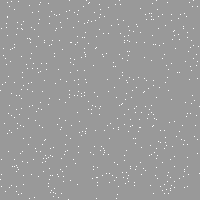
Frame 1 (no input)
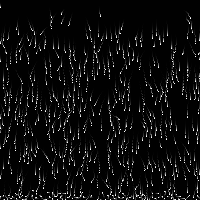
Frame 60 (the mouse pressed at the canvas centre just before this capture)
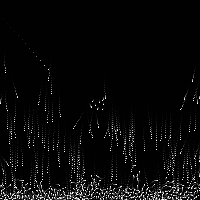
Frame 120 (the mouse held since frame 60 and released just before this capture)

The Processing sketch that drew these frames (run headless with seeded random() and noise(); from frame 60 on, the mouse is pressed at the canvas centre):

// Processing sketch: processing_17163
// ── processing_17163.pde

/* OpenProcessing Tweak of *@*http://www.openprocessing.org/sketch/17163*@* */
/* !do not delete the line above, required for linking your tweak if you upload again */
class particle{
  PVector x;
  PVector v;
  PVector f;
  particle(){
    x = new PVector(random(0,width),random(0,height));
    v = new PVector();
    f = new PVector();
  }
  void update(){
    v.add(f);
    f = new PVector(0,0.02);
    x.add(v);
  }
}
ArrayList particles;
float diam = 5;
float suck = 1.2;
float k = 0.1;
float c = 0.01;
void setup(){
  size(200,200);
  fill(0,64);
  noStroke();
  particles = new ArrayList();
  for(int i=0;i<600;i++){
    particles.add(new particle());
  }
}
void draw(){
  if(frameCount%30==0){println(frameRate);}
//  background(0);
  rect(0,0,width,height);
  for(int i=1;i<particles.size();i++){
    particle A = (particle) particles.get(i);
    for(int j=0;j<i;j++){
      particle B = (particle) particles.get(j);
      PVector dx = PVector.sub(B.x,A.x);
      if(abs(dx.x)<diam*suck){
        if(abs(dx.y)<diam*suck){
          if(dx.mag()<diam*suck){
            float restore = (diam - dx.mag())*k;
            dx.normalize();
            float dampen = dx.dot(PVector.sub(B.v,A.v))*c;
            dx.mult(restore - dampen);
            A.f.sub(dx);
            B.f.add(dx);
          }
        }
      }
    }
  }
  for(int i=0;i<particles.size();i++){
    particle A = (particle) particles.get(i);
    PVector mouseV = new PVector(mouseX,mouseY);
    PVector pmouseV = new PVector(pmouseX,pmouseY);
    if(mousePressed){
      PVector dx = PVector.sub(A.x,mouseV);
      float pushrad = 8;
      if(abs(dx.x)<pushrad){
        if(abs(dx.y)<pushrad){
          if(dx.mag()<pushrad){
//            dx.normalize();
//            A.f.add(PVector.mult(dx,0.8));
            A.v.add(PVector.mult(PVector.sub(
              PVector.sub(mouseV,pmouseV),A.v),0.2));
          }
        }
      }
    }
    boolean dampen = false;
    if(A.x.x<0){
      A.f.x -= A.x.x*k;
      dampen = true;
    };
    if(A.x.x>width){
      A.f.x -= (A.x.x-width)*k;
      dampen = true;
    };
    if(A.x.y<0){
      A.f.y -= A.x.y*k;
      dampen = true;
    };
    if(A.x.y>height){
      A.f.y -= (A.x.y-height)*k;
      dampen = true;
    };
    if(dampen){A.v.mult(0.9);}
    A.update();
    set(int(A.x.x),int(A.x.y),color(255));
  }
}
